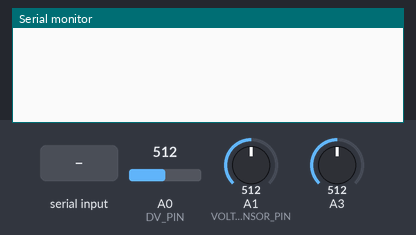
The sketch below on a simulated Arduino Uno, built with avr-gcc and run on an emulated ATmega328P. On the bench: the last lines printed to the serial monitor. Inputs (shaded band) come from the test bench; at power-on: A0 (DV_PIN) = 512, A1 (VOLTAGE_SENSOR_PIN) = 512, A3 = 512.

Above: at 1.2 s.
1.3 s: "A" received over Serial
At 2.2 s:
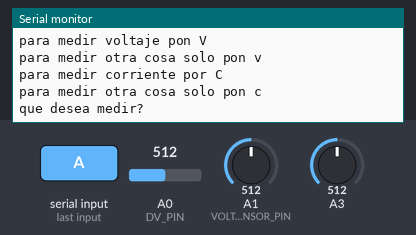
2.8 s: "V" received over Serial
At 3.6 s:
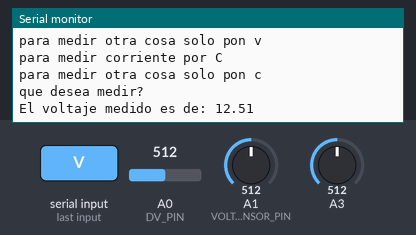
5.3 s: "R" received over Serial
At 6.4 s:
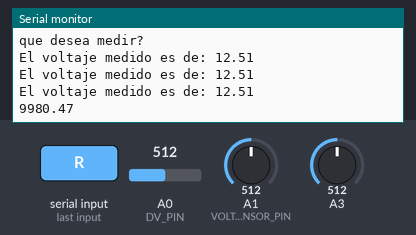
8.3 s: A0 (DV_PIN) set to 0
At 10.2 s:
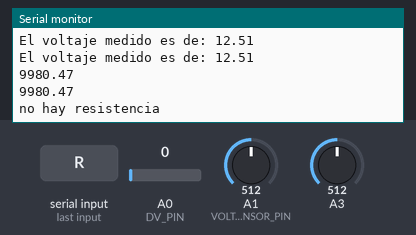
11.3 s: "C" received over Serial
At 11.44 s:
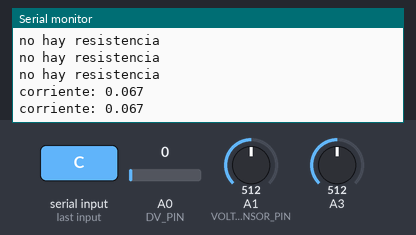

The sketch:

Multimetro_5to_Bimestre.ino
```cpp
/*
  Fundacion Kinal
  Centro educativo tecnico laboral Kinal
  Perito en electronica
  Quinto perito
  Seccion: A
  Curso: Taller de electronica digital y reparacion de computadoras I
  Alumno: Carlos Argueta Serech
  Carne: 2022335
  Proyecto: Multimetro
*/


// Declaración de variables
char opcion;          // Variable para almacenar la opción seleccionada
String msg;

// Definición de pines
#define DV_PIN A0               // Pin para medir la resistencia
#define VOLTAGE_SENSOR_PIN A1   // Pin para medir el voltaje

unsigned int raw_sensor = 0;    // Variable para almacenar la lectura analógica del sensor
int texto();                     // Declaración de funciones
int medicionResistencia();
int Divisor;
int medicionCorriente();
bool MT = true;
float sensibilidad = 0.185;
float Vt = 0;
float voltaje_sensado = 0;
float vcc = 5;
float R1 = 0;
float R2 = 10000;

void setup() {
  Serial.begin(9600);            // Inicialización de comunicación serial a 9600 baudios
  pinMode(VOLTAGE_SENSOR_PIN, INPUT);  // Configuración del pin como entrada
}

void loop() {
  if (Serial.available()) {
    opcion = Serial.read();       // Leer la opción seleccionada desde el puerto serial
  }

  switch (opcion) {               // Evaluar la opción seleccionada
    case 'A':
      if (MT) {
        Serial.println("menu de opciones");
        Serial.println("Para medir resistencia pon R");
        Serial.println("para medir otra cosa solo pon r");
        Serial.println("para medir voltaje pon V");
        Serial.println("para medir otra cosa solo pon v");
        Serial.println("para medir corriente por C");
        Serial.println("para medir otra cosa solo pon c");
        texto();
        MT = false;
      }
      break;

    case 'V':
      medicionVoltaje();
      break;

    case 'R':
      medicionResistencia();
      break;

    case 'C':
      float Idc = calculoCorriente(100);
      Serial.print("corriente: ");
      Serial.println(Idc, 3);
      delay(100);
      break;
  }
}

int medicionResistencia() {
  Divisor = analogRead(DV_PIN);   // Leer el valor analógico del pin DV_PIN
  if (Divisor) {
    Vt = analogRead(DV_PIN);       // Leer el valor analógico nuevamente
    Vt = Vt * 5 / 1023;            // Convertir el valor a voltaje
    R1 = (R2 * 5 / Vt) - (R2);     // Calcular la resistencia
    Serial.println(R1);            // Imprimir el valor de la resistencia
    delay(2000);                   // Esperar 2 segundos
  } else {
    Serial.println("no hay resistencia"); // Imprimir mensaje si no se detecta resistencia
    delay(500);
    return 0;
  }
}

int texto() {
  Serial.println("que desea medir?");  // Imprimir mensaje de solicitud de medición
}

void medicionVoltaje() {
  raw_sensor = analogRead(VOLTAGE_SENSOR_PIN);  // Leer el valor analógico del pin VOLTAGE_SENSOR_PIN
  voltaje_sensado = fmap(raw_sensor, 0, 1023, 0.0, 25.0); // Convertir la lectura a voltaje lineal
  Serial.print("El voltaje medido es de: ");
  Serial.println(voltaje_sensado); // Imprimir el voltaje medido
  delay(1000); // Esperar 1 segundo
}

float fmap(float x, float in_min, float in_max, float out_min, float out_max) {
  return (x - in_min) * (out_max - out_min) / (in_max - in_min) + out_min;
}

float calculoCorriente(int numeroMuestras) {
  float leerAcs712 = 0;
  float intensidad = 0;
  for (int i = 0; i < numeroMuestras; i++) {
    leerAcs712 = analogRead(A3) * (5.02 / 1023.0); // Leer valor analógico y convertirlo a voltaje
    intensidad = intensidad + (leerAcs712 - 2.5) / sensibilidad; // Calcular la corriente
  }
  return (intensidad / numeroMuestras); // Devolver el promedio de la corriente
}
```

Measured:
- after the input at 1.3 s, the serial monitor: prints a new line at once (image 1)
- after the input at 2.8 s, the serial monitor: prints a new line at once (image 2)
- after the input at 5.3 s, the serial monitor: prints a new line after 0.50 s (image 3)
- after the input at 8.3 s, the serial monitor: prints a new line after 1.5 s (image 4)
- after the input at 11.3 s, the serial monitor: prints a new line at once (image 5)
